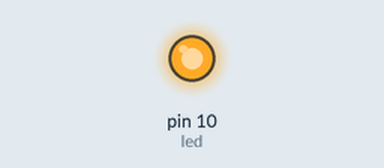
A sketch run on a simulated Arduino Uno, built with avr-gcc and run on an emulated ATmega328P. Shown: output pins drawn as LEDs (lit = HIGH).

Above: at 0.1 s.
Timing chart, 0 to 1.6 s (numbered marks = the images above):
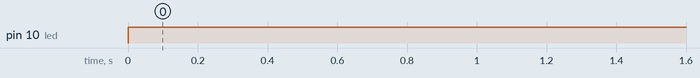

The sketch:

ex1.ino
```cpp
int led = 10;
void setup() {
  // put your setup code here, to run once:
  pinMode(led, OUTPUT);
}

void loop() {
  // put your main code here, to run repeatedly:
  digitalWrite(led, HIGH);
}
```

Measured:
- by itself, pin 10 (led): LOW → HIGH at 0.00 s
